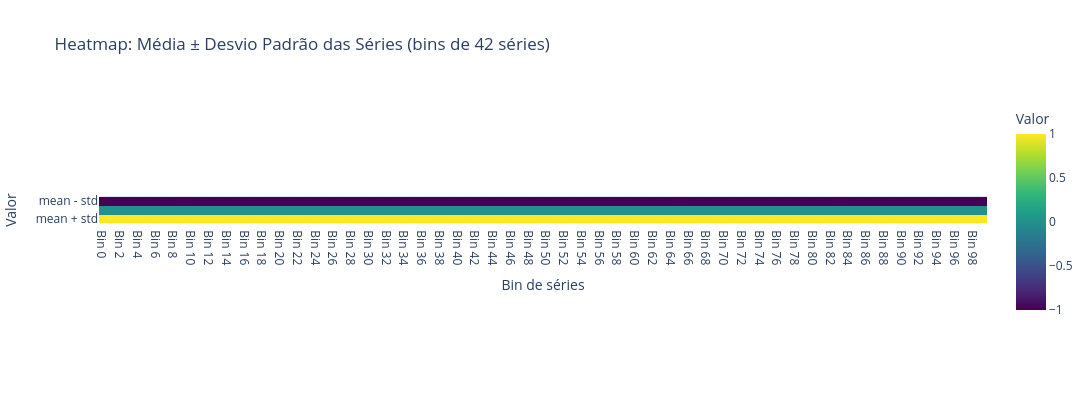
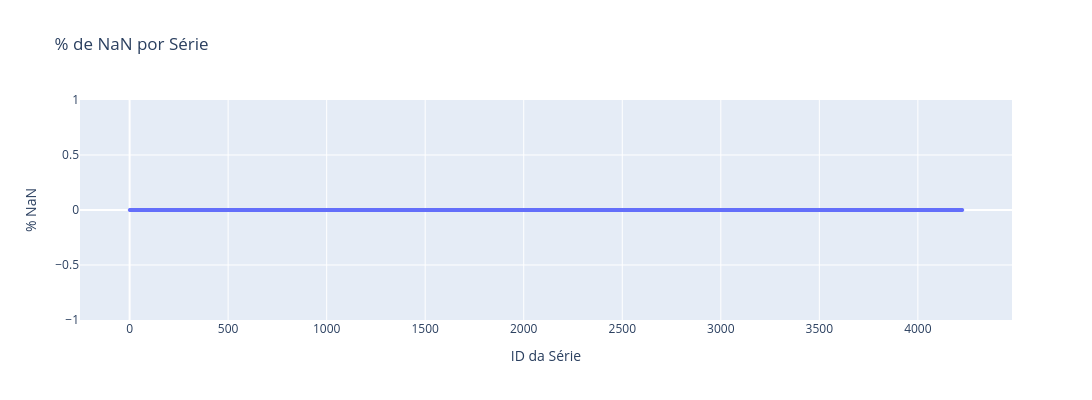

These figures' notebook cell, in order:
### Markdown cell above
## Exploratory Data Analysis

### Code cell
# ============================================================
# EXPLORAÇÃO E VISUALIZAÇÃO
# ============================================================

import numpy as np
import pandas as pd
import plotly.express as px
from statsmodels.tsa.stattools import acf, pacf

# Função para calcular estatísticas de cada série
def calculate_series_stats(series):
    """Calcula estatísticas para uma série temporal Darts."""
    # Converte para numpy array
    values = series.values().flatten()
    
    # Estatísticas básicas
    mean = np.mean(values)
    std = np.std(values)
    q1 = np.percentile(values, 25)
    q2 = np.percentile(values, 50)  # mediana
    q3 = np.percentile(values, 75)
    
    # Porcentagem de NaN
    pct_nan = (np.isnan(values).sum() / len(values)) * 100
    
    # Elementos acima de 3 desvios padrão
    above_3std = np.sum(np.abs(values - mean) > 3 * std)
    
    # ACF e PACF (até 1 ano ou menos se a série for menor)
    max_lags = max(365, len(values) - 1)
    if max_lags > 1:
        acf_values = acf(values, nlags=max_lags, fft=True)
        pacf_values = pacf(values, nlags=max_lags)
    else:
        acf_values = np.array([np.nan])
        pacf_values = np.array([np.nan])
    
    return {
        'mean': mean,
        'std': std,
        'q1': q1,
        'q2': q2,
        'q3': q3,
        'pct_nan': pct_nan,
        'above_3std': above_3std,
        'acf': acf_values,
        'pacf': pacf_values,
        'length': len(values)
    }

# Itera sobre todas as séries de treino
print("Calculando estatísticas para cada série...")
stats_list = []

for idx, series in enumerate(dataset.train_series):
    stats = calculate_series_stats(series)
    stats['series_id'] = idx
    stats_list.append(stats)
    
    if (idx + 1) % max(1, int(len(dataset.train_series) / 10)) == 0:
        print(f"Progresso: {((idx + 1) / len(dataset.train_series)) * 100:.1f}%")

print(f"Total de séries processadas: {len(stats_list)}")

# Cria DataFrame principal
df_stats = pd.DataFrame([{k: v for k, v in s.items() if k not in ['acf', 'pacf']} for s in stats_list])

# Separa ACF e PACF em colunas
df_acf = pd.DataFrame([s['acf'] for s in stats_list], columns=[f'acf_lag{i}' for i in range(len(stats_list[0]['acf']))])
df_pacf = pd.DataFrame([s['pacf'] for s in stats_list], columns=[f'pacf_lag{i}' for i in range(len(stats_list[0]['pacf']))])

# Concatena tudo
df_stats = pd.concat([df_stats, df_acf, df_pacf], axis=1)

print(f"DataFrame de estatísticas criado: {df_stats.shape}")
print(df_stats.head())


# ============================================================
# VISUALIZAÇÕES
# ============================================================

# Heatmap: média +- desvio padrão das séries (bin=100)
# Criar bins de 100 em 100 séries
n_series = len(df_stats)
n_bins = 100
bin_size = n_series // n_bins

# Calcular média e std por bin
heatmap_data = []
for i in range(n_bins):
    start_idx = i * bin_size
    end_idx = min((i + 1) * bin_size, n_series)
    bin_series = df_stats.iloc[start_idx:end_idx]
    
    mean_val = bin_series['mean'].mean()
    std_val = bin_series['std'].mean()
    
    heatmap_data.append({
        'bin': i,
        'mean': mean_val,
        'std': std_val,
        'mean_minus_std': mean_val - std_val,
        'mean_plus_std': mean_val + std_val
    })

df_heatmap = pd.DataFrame(heatmap_data)

# Heatmap usando plotly
fig_heatmap = px.imshow(
    df_heatmap[['mean_minus_std', 'mean', 'mean_plus_std']].T.values,
    labels=dict(x="Bin de séries", y="Valor", color="Valor"),
    x=[f"Bin {i}" for i in range(n_bins)],
    y=["mean - std", "mean", "mean + std"],
    title=f"Heatmap: Média ± Desvio Padrão das Séries (bins de {bin_size} séries)",
    color_continuous_scale="Viridis"
)
fig_heatmap.update_layout(width=1200, height=400)
fig_heatmap.show()

# Scatter plot: % de NaN por série
fig_scatter = px.scatter(
    df_stats,
    x='series_id',
    y='pct_nan',
    title="% de NaN por Série",
    labels={'series_id': 'ID da Série', 'pct_nan': '% NaN'},
    hover_data=['length']
)
fig_scatter.update_traces(marker=dict(size=4, opacity=0.6))
fig_scatter.update_layout(width=1200, height=400)
fig_scatter.show()

# Estatísticas resumidas
print("\n=== RESUMO DAS ESTATÍSTICAS ===")
print(f"Média global: {df_stats['mean'].mean():.4f}")
print(f"Desvio padrão médio: {df_stats['std'].mean():.4f}")
print(f"Séries com > 0% NaN: {(df_stats['pct_nan'] > 0).sum()}")
print(f"Máximo % NaN: {df_stats['pct_nan'].max():.1f}%")
print(f"Média de elementos acima de 3 std: {df_stats['above_3std'].mean():.2f}")

### Figure 1 — Plotly figure (JSON) as saved in the notebook; plotly's stock layout.template omitted (floating-point values rounded to 4 significant figures; data arrays with more than 128 entries replaced by an {"elided": "..."} marker saying what was removed)
{"data": [{"coloraxis": "coloraxis", "hovertemplate": "Bin de séries: %{x}<br>Valor: %{y}<br>Valor: %{z}<extra></extra>", "name": "0", "type": "heatmap", "x": ["Bin 0", "Bin 1", "Bin 2", "Bin 3", "Bin 4", "Bin 5", "Bin 6", "Bin 7", "Bin 8", "Bin 9", "Bin 10", "Bin 11", "Bin 12", "Bin 13", "Bin 14", "Bin 15", "Bin 16", "Bin 17", "Bin 18", "Bin 19", "Bin 20", "Bin 21", "Bin 22", "Bin 23", "Bin 24", "Bin 25", "Bin 26", "Bin 27", "Bin 28", "Bin 29", "Bin 30", "Bin 31", "Bin 32", "Bin 33", "Bin 34", "Bin 35", "Bin 36", "Bin 37", "Bin 38", "Bin 39", "Bin 40", "Bin 41", "Bin 42", "Bin 43", "Bin 44", "Bin 45", "Bin 46", "Bin 47", "Bin 48", "Bin 49", "Bin 50", "Bin 51", "Bin 52", "Bin 53", "Bin 54", "Bin 55", "Bin 56", "Bin 57", "Bin 58", "Bin 59", "Bin 60", "Bin 61", "Bin 62", "Bin 63", "Bin 64", "Bin 65", "Bin 66", "Bin 67", "Bin 68", "Bin 69", "Bin 70", "Bin 71", "Bin 72", "Bin 73", "Bin 74", "Bin 75", "Bin 76", "Bin 77", "Bin 78", "Bin 79", "Bin 80", "Bin 81", "Bin 82", "Bin 83", "Bin 84", "Bin 85", "Bin 86", "Bin 87", "Bin 88", "Bin 89", "Bin 90", "Bin 91", "Bin 92", "Bin 93", "Bin 94", "Bin 95", "Bin 96", "Bin 97", "Bin 98", "Bin 99"], "xaxis": "x", "y": ["mean - std", "mean", "mean + std"], "yaxis": "y", "z": {"elided": "3x100 float values"}}], "layout": {"coloraxis": {"autocolorscale": false, "colorbar": {"title": {"text": "Valor"}}, "colorscale": [[0, "#440154"], [0.1111, "#482878"], [0.2222, "#3e4989"], [0.3333, "#31688e"], [0.4444, "#26828e"], [0.5556, "#1f9e89"], [0.6667, "#35b779"], [0.7778, "#6ece58"], [0.8889, "#b5de2b"], [1, "#fde725"]]}, "height": 400, "title": {"text": "Heatmap: Média ± Desvio Padrão das Séries (bins de 42 séries)"}, "width": 1200, "xaxis": {"anchor": "y", "constrain": "domain", "domain": [0, 1], "scaleanchor": "y", "title": {"text": "Bin de séries"}}, "yaxis": {"anchor": "x", "autorange": "reversed", "constrain": "domain", "domain": [0, 1], "title": {"text": "Valor"}}}}

### Figure 2 — Plotly figure (JSON) as saved in the notebook; plotly's stock layout.template omitted (floating-point values rounded to 4 significant figures; data arrays with more than 128 entries replaced by an {"elided": "..."} marker saying what was removed)
{"data": [{"customdata": {"elided": "4227x1 int values"}, "hovertemplate": "ID da Série=%{x}<br>% NaN=%{y}<br>length=%{customdata[0]}<extra></extra>", "legendgroup": "", "marker": {"color": "#636efa", "opacity": 0.6, "size": 4, "symbol": "circle"}, "mode": "markers", "name": "", "showlegend": false, "type": "scattergl", "x": {"elided": "4227 int values"}, "xaxis": "x", "y": {"elided": "4227 float values"}, "yaxis": "y"}], "layout": {"height": 400, "legend": {"tracegroupgap": 0}, "title": {"text": "% de NaN por Série"}, "width": 1200, "xaxis": {"anchor": "y", "domain": [0, 1], "title": {"text": "ID da Série"}}, "yaxis": {"anchor": "x", "domain": [0, 1], "title": {"text": "% NaN"}}}}
